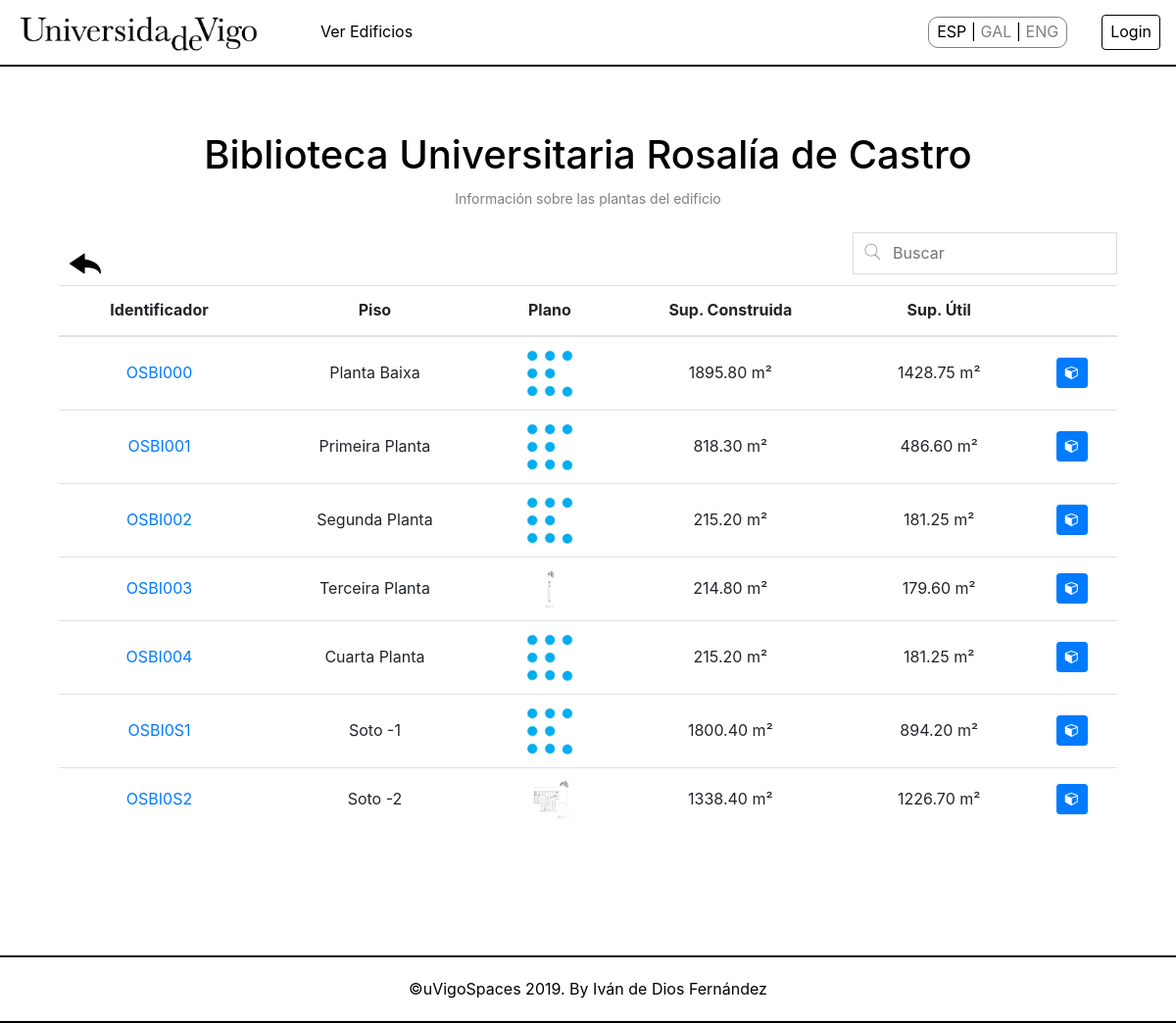
Page /controller/FLOOR_Controller.php?building=OSBI0 on the committed database.
### tables this page shows
CREATE TABLE IF NOT EXISTS `SM_BUILDING` (
  `sm_idBuilding` char(5) NOT NULL,
  `sm_nameBuilding` varchar(225) NOT NULL,
  `sm_addressBuilding` varchar(225) DEFAULT NULL,
  `sm_phoneBuilding` int(9) DEFAULT NULL,
  PRIMARY KEY (`sm_idBuilding`)
);

CREATE TABLE IF NOT EXISTS `SM_FLOOR` (
  `sm_idBuilding` char(5) NOT NULL,
  `sm_idFloor` char(2) NOT NULL,
  `sm_nameFloor` varchar(25) NOT NULL,
  `sm_planFloor` varchar(500) DEFAULT '',
  `sm_builtSurfaceFloor` decimal(10,2) NOT NULL,
  `sm_surfaceUsefulFloor` decimal(10,2) NOT NULL,
  PRIMARY KEY (`sm_idFloor`,`sm_idBuilding`),
  KEY `idBuilding` (`sm_idBuilding`)
);

### model/BUILDING_Model.php (called while the page is built, shortened)
<?php
require_once("../core/ConnectionBD.php");
class BUILDING_Model {
	private $idBuilding;
	private $mysqli;
    public function __construct($idBuilding=NULL, $nameBuilding=NULL, $addressBuilding=NULL, $phoneBuilding=NULL)
    {
        $this->idBuilding =  $idBuilding;
        $this->mysqli = Connection::connectionBD();
    }
    public function getBuildingName() {
        $sql = "SELECT sm_nameBuilding FROM `SM_BUILDING` WHERE sm_idBuilding='$this->idBuilding'";
        $result = $this->mysqli->query($sql)->fetch_array();
        return $result['sm_nameBuilding'];
    }
}
?>

### core/ConnectionBD.php (called while the page is built, shortened)
<?php
class Connection {
    private static $dbhost = "127.0.0.1";
    private static $dbuser = "uvigoSpaces";
    private static $dbpass = "uvigoSpacesPass";
    private static $dbname = "uVigoSpaces";
    private static $dbcharset = "utf8";
    public static function connectionBD(){
        $mysqli = new mysqli(self::$dbhost, self::$dbuser, self::$dbpass, self::$dbname);
        $mysqli->set_charset(self::$dbcharset);
        return $mysqli;
    }
}
?>

### model/FLOOR_Model.php (called while the page is built, shortened)
<?php
require_once("../core/ConnectionBD.php");
require_once("../model/BUILDING_Model.php");
class FLOOR_Model {
    private $idBuilding;
	private $mysqli;
    public function __construct($idBuilding=NULL, $idFloor=NULL, $nameFloor=NULL, $planFloor=NULL, $builtSurfaceFloor=NULL, $surfaceUsefulFloor=NULL)
    {
        $this->idBuilding =  $idBuilding;
        $this->mysqli = Connection::connectionBD();
    }
    public function getAllFloors() {
        $sql = "SELECT * FROM `SM_FLOOR` WHERE sm_idBuilding = '$this->idBuilding'";
        if (!($resultado = $this->mysqli->query($sql))) {
            return 'Error in the query on the database';
        } else {
            $toret = array();
            $i = 0;
            while ($fila = $resultado->fetch_array()) {
                $toret[$i] = $fila;
                $i++;
            }
            return $toret;
        }
    }
}
?>

### view/FLOOR_SHOWALL_View.php (the view, shortened to what this page needs)
<?php
class FLOOR_SHOWALL{
    private $floors;
    private $buildingName;
    function __construct($floors, $buildingName) {
        $this->floors = $floors;
        $this->buildingName = $buildingName;
        $this->render();
    }
    function render() {
        include 'header.php';
        $listTitles = array('sm_idBuilding', 'sm_nameFloor', 'sm_planFloor', 'sm_builtSurfaceFloor', 'sm_surfaceUsefulFloor'); ?>
        <div class="container">
            <div class="row center-row">
                <div class="col-lg-12 center-block">
                    <div id="titleView">
                        <h1><?=$this->buildingName;?></h1>
                    </div>
                    <div id="subtitleView">
                        <?= $strings["Information about the building's floors"] ?>
                    </div>
                    <div id="pnlBoxSearch">
                        <a href="BUILDING_Controller.php"><img src="../view/img/iconback.png" alt="<?= $strings["Back"]?>" class="iconBack"></a>
                        <input type="text" id="searchBox" onkeyup="searchInTable()" placeholder="<?= $strings["Search"]?>">
                    </div>
                    <table id="dataTable" class="table text-center">
                        <thead>
                            <tr>
                                <?php foreach ($listTitles as $title): ?>
                                    <th scope="col"><?=$strings[$title]?></th>
                                <?php endforeach; ?>
                                    <th scope="col">
                                    </th>
                            </tr>
                        </thead>
                        <tbody>
                            <?php for ($j = 0; $j < count($this->floors); $j++): ?>
                                <tr>
                                    <?php foreach ($this->floors [$j] as $key => $value):
                                        for ($i = 0; $i < count($listTitles); $i++):
                                            if ($key === $listTitles[$i]): ?>
                                                <td>
                                                    <?php if ($key === 'sm_idBuilding'): ?>
                                                        <a title="<?= $strings['Show']?>" href='FLOOR_Controller.php?action=Show&building=<?= $this->floors[$j]['sm_idBuilding']?>&floor=<?= $this->floors[$j]['sm_idFloor']?>'> <?= $this->floors[$j]['sm_idBuilding'].$this->floors[$j]['sm_idFloor']?></a>
                                                    <?php elseif($key === 'sm_planFloor'): ?>
														<div id="loading-<?=$this->floors[$j]['sm_idFloor']?>">
															  <img id="loading-image" src="../view/img/glow.gif" width="50px" height="50px" alt="Loading..." />
														</div>
														<div id="div-plane-<?=$this->floors[$j]['sm_idFloor']?>" class="div-plane">
                                                        <?php if(!is_file($value)): ?>
                                                            <img id="no-plane" src="../view/img/noPlane.png" onload="loadImage('<?=$this->floors[$j]['sm_idFloor']?>')">
                                                        <?php else: ?>
                                                             <a href="FLOOR_Controller.php?action=ShowPlan&building=<?= $this->floors[$j]['sm_idBuilding']?>&floor=<?= $this->floors[$j]['sm_idFloor']?>"><img src="<?= $this->floors[$j]['sm_planFloor']?>" onload="loadImage('<?=$this->floors[$j]['sm_idFloor']?>')" alt="plan" class="miniatureTable"></a>
                                                        <?php endif; ?>
														</div>
                                                    <?php elseif($key === 'sm_builtSurfaceFloor' || $key === 'sm_surfaceUsefulFloor'): ?>
                                                        <?=$value . ' m²'?>
                                                    <?php else:
                                                        echo $value;
                                                    endif; ?>
                                                </td>
                                            <?php endif;
                                        endfor;
                                    endforeach; ?>
                                    <td>
                                        <a href="SPACE_Controller.php?building=<?= $this->floors[$j]['sm_idBuilding']?>&floor=<?= $this->floors[$j]['sm_idFloor']?>">
                                            <span title="<?= $strings['Show Space']?>" class="btn btn-primary btn-sm fa fa-cube"></span>
                                        </a>
                                    </td>
                                </tr>
                            <?php endfor; ?>
                        </tbody>
                    </table>
                </div>
            </div>
        </div>
    <?php
        include 'footer.php';
    }
}
?>

### view/css/style.css (style rules this page uses)
body { font-family: -apple-system, BlinkMacSystemFont, "Segoe UI", Roboto, "Helvetica Neue", Arial, "Noto Sans", sans-serif, "Apple Color Emoji", "Segoe UI Emoji", "Segoe UI Symbol", "Noto Color Emoji"; font-weight: 400; line-height: 1.6em; color: #000; background-color: #FFF; }
.container { margin: auto; }
.center-row { margin-left: auto; margin-right: auto; }
.center-block { float: none; background-color: #FFF; margin-top: 3%; margin-bottom: 10%; margin-left: auto; margin-right: auto; border-radius: 5px; }
#titleView { margin: auto; margin-top: 3%; font-size: 32px; text-align: center; line-height: 100%; }
#subtitleView { margin:auto; font-size: 14px; text-align: center; color: grey; }
#pnlBoxSearch { margin-top: 2%; }
.iconBack { margin-left: 1%; margin-top: 1.5%; }
#searchBox { background: url('../img/searchicon.png') no-repeat scroll 7px 7px; padding-left:30px; width: 25%; font-size: 16px; padding: 8px 5px 8px 40px; border: 1px solid #ddd; float: right; margin-bottom: 1%; }
td { vertical-align: middle!important; }
.miniatureTable { width: 40px; height: 40px; }
.div-plane { display:none; }

### rows in the picture
sm_building: sm_nameBuilding "Biblioteca Universitaria Rosalía de Castro"
sm_floor: sm_idBuilding "OSBI0", sm_idFloor "00", sm_nameFloor "Planta Baixa", sm_builtSurfaceFloor "1895.80", sm_surfaceUsefulFloor "1428.75"
sm_floor: sm_idBuilding "OSBI0", sm_idFloor "01", sm_nameFloor "Primeira Planta", sm_builtSurfaceFloor "818.30", sm_surfaceUsefulFloor "486.60"
sm_floor: sm_idBuilding "OSBI0", sm_idFloor "02", sm_nameFloor "Segunda Planta", sm_builtSurfaceFloor "215.20", sm_surfaceUsefulFloor "181.25"
sm_floor: sm_idBuilding "OSBI0", sm_idFloor "03", sm_nameFloor "Terceira Planta", sm_planFloor (picture), sm_builtSurfaceFloor "214.80", sm_surfaceUsefulFloor "179.60"
sm_floor: sm_idBuilding "OSBI0", sm_idFloor "04", sm_nameFloor "Cuarta Planta", sm_builtSurfaceFloor "215.20", sm_surfaceUsefulFloor "181.25"
sm_floor: sm_idBuilding "OSBI0", sm_idFloor "S1", sm_nameFloor "Soto -1", sm_builtSurfaceFloor "1800.40", sm_surfaceUsefulFloor "894.20"
sm_floor: sm_idBuilding "OSBI0", sm_idFloor "S2", sm_nameFloor "Soto -2", sm_planFloor (picture), sm_builtSurfaceFloor "1338.40", sm_surfaceUsefulFloor "1226.70"

### other values in the picture
$strings['Show Buildings'] "Ver Edificios"
$strings['Login'] "Login"
$strings["Information about the building's floors"] "Información sobre las plantas del edificio"
$strings[$title] "Identificador"
$strings[$title] "Piso"
$strings[$title] "Plano"
$strings[$title] "Sup. Construida"
$strings[$title] "Sup. Útil"
